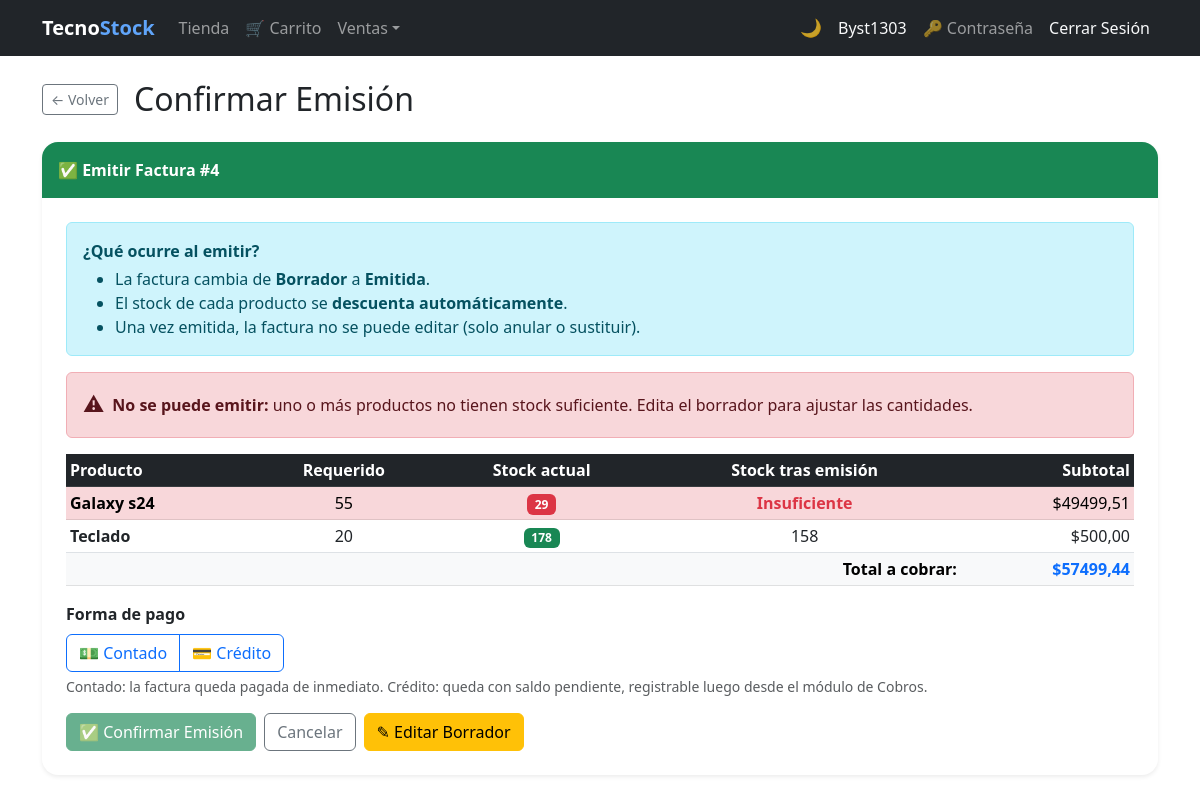
The page /invoices/4/confirm/ (signed in) on the database its author committed.
### billing/models.py (models this page shows, shortened)
class Invoice(models.Model):
    BORRADOR = 0
    EMITIDA  = 1
    ANULADA  = 2
    ESTADO_CHOICES = [
        (BORRADOR, 'Borrador'),
        (EMITIDA,  'Emitida'),
        (ANULADA,  'Anulada'),
    ]
    PENDIENTE = 'PENDIENTE'
    PAGADA    = 'PAGADA'
    ESTADO_COBRO_CHOICES = [
        (PENDIENTE, 'Pendiente'),
        (PAGADA,    'Pagada'),
    ]
    CONTADO = 'contado'
    CREDITO = 'credito'
    TIPO_PAGO_CHOICES = [
        (CONTADO, 'Contado'),
        (CREDITO, 'Crédito'),
    ]
    customer     = models.ForeignKey(Customer, on_delete=models.PROTECT, related_name='invoices')
    invoice_date = models.DateTimeField(auto_now_add=True)
    subtotal     = models.DecimalField(max_digits=12, decimal_places=2, default=0)
    tax          = models.DecimalField(max_digits=12, decimal_places=2, default=0)
    total        = models.DecimalField(max_digits=12, decimal_places=2, default=0)
    estado       = models.PositiveSmallIntegerField(
                       choices=ESTADO_CHOICES, default=BORRADOR, verbose_name='Estado')
    is_active    = models.BooleanField(default=True)
    PAYMENT_CHOICES = [('card', 'Tarjeta'), ('paypal', 'PayPal')]
    payment_method  = models.CharField(
                          max_length=10, choices=PAYMENT_CHOICES, null=True, blank=True,
                          verbose_name='Método de pago')
    paypal_order_id = models.CharField(max_length=64, null=True, blank=True)
    saldo        = models.DecimalField(
                       max_digits=12, decimal_places=2, default=0,
                       verbose_name='Saldo pendiente de cobro')
    estado_cobro = models.CharField(
                       max_length=10, choices=ESTADO_COBRO_CHOICES,
                       default=PENDIENTE, verbose_name='Estado de cobro')
    tipo_pago    = models.CharField(
                       max_length=10, choices=TIPO_PAGO_CHOICES,
                       default=CREDITO, verbose_name='Tipo de pago')
    class Meta:
        ordering = ['-invoice_date']
    @property
    def can_confirm(self):     return self.estado == self.BORRADOR

class InvoiceDetail(models.Model):
    invoice      = models.ForeignKey(Invoice, on_delete=models.CASCADE, related_name='details')
    product      = models.ForeignKey(Product, on_delete=models.PROTECT, related_name='invoice_details')
    quantity     = models.IntegerField(default=1, validators=[MinValueValidator(1)])
    unit_price   = models.DecimalField(max_digits=12, decimal_places=2)
    discount_pct = models.DecimalField(
        max_digits=5, decimal_places=2, default=0,
        verbose_name='Descuento (%)',
        validators=[MinValueValidator(Decimal('0')), MaxValueValidator(Decimal('100'))],
    )
    subtotal     = models.DecimalField(max_digits=12, decimal_places=2, default=0)
    tax_amount   = models.DecimalField(max_digits=12, decimal_places=2, default=0, verbose_name='IVA')

class Product(models.Model):
    name = models.CharField(max_length=200, verbose_name='Product Name')
    description = models.TextField(blank=True, null=True)
    brand = models.ForeignKey(Brand, on_delete=models.PROTECT, related_name='products')
    group = models.ForeignKey(ProductGroup, on_delete=models.PROTECT, related_name='products')
    suppliers = models.ManyToManyField(Supplier, related_name='products', blank=True)
    photo      = models.ImageField(upload_to='products/', blank=True, null=True, verbose_name='Foto')
    unit_price = models.DecimalField(max_digits=12, decimal_places=2)
    tax_rate   = models.DecimalField(
                     max_digits=5, decimal_places=4, default=Decimal('0.15'),
                     verbose_name='Tasa IVA',
                     validators=[MinValueValidator(Decimal('0')), MaxValueValidator(Decimal('1'))],
                 )
    stock = models.IntegerField(default=0)
    is_active = models.BooleanField(default=True)
    created_at = models.DateTimeField(auto_now_add=True)
    updated_at = models.DateTimeField(auto_now=True)
    class Meta:
        verbose_name = 'Product'
        verbose_name_plural = 'Products'
        ordering = ['name']

### billing/views.py (the view, shortened to what this page needs)
# urls.py: path('invoices/<int:pk>/confirm/', views.invoice_confirm, name='invoice_confirm'),
@login_required
def invoice_confirm(request, pk):
    invoice = get_object_or_404(Invoice, pk=pk)
    if not invoice.can_confirm:
        messages.error(request, 'Solo se puede emitir una factura en estado Borrador.')
        return redirect('billing:invoice_detail', pk=pk)
    details_with_status = [
        {
            'det': d,
            'ok': d.product.stock >= d.quantity,
            'low': d.product.stock == d.quantity,
            'remaining': d.product.stock - d.quantity,
        }
        for d in invoice.details.select_related('product').all()
    ]
    can_emit = all(row['ok'] for row in details_with_status)
    return render(request, 'billing/invoice_confirm_emit.html', {
        'invoice': invoice,
        'details_with_status': details_with_status,
        'can_emit': can_emit,
    })

### security/templatetags/security_tags.py (called while the page is built)
@register.filter(name='has_group')
def has_group(user, group_name):
    if not user.is_authenticated:
        return False
    if user.is_superuser:  # el superusuario ve todo
        return True
    return user.groups.filter(name=group_name).exists()

@register.filter(name='has_any_group')
def has_any_group(user):
    if not user.is_authenticated:
        return False
    if user.is_superuser:
        return True
    return user.groups.exists()

### billing/templates/billing/invoice_confirm_emit.html (shortened to what this page needs)
{% extends 'billing/base.html' %}
{% block content %}
<div class="d-flex align-items-center gap-3 mb-4">
  <a href="{% url 'billing:invoice_detail' invoice.pk %}" class="btn btn-outline-secondary btn-sm">&#8592; Volver</a>
  <h2 class="mb-0">Confirmar Emisión</h2>
</div>
<div class="card border-0 shadow-sm rounded-4 overflow-hidden mb-4">
  <div class="card-header border-0 py-3 bg-success">
    <span class="text-white fw-bold">&#9989; Emitir Factura #{{ invoice.id }}</span>
  </div>
  <div class="card-body p-4">
    <div class="alert alert-info">
      <strong>¿Qué ocurre al emitir?</strong>
      <ul class="mb-0 mt-1">
        <li>La factura cambia de <strong>Borrador</strong> a <strong>Emitida</strong>.</li>
        <li>El stock de cada producto se <strong>descuenta automáticamente</strong>.</li>
        <li>Una vez emitida, la factura no se puede editar (solo anular o sustituir).</li>
      </ul>
    </div>
    {% if not can_emit %}
    <div class="alert alert-danger d-flex align-items-center gap-2">
      <span class="emit-warn-icon">&#9888;</span>
      <div>
        <strong>No se puede emitir:</strong> uno o más productos no tienen stock suficiente.
        Edita el borrador para ajustar las cantidades.
      </div>
    </div>
    {% endif %}
    <table class="table table-sm table-hover mt-3">
      <thead class="table-dark">
        <tr>
          <th>Producto</th>
          <th class="text-center">Requerido</th>
          <th class="text-center">Stock actual</th>
          <th class="text-center">Stock tras emisión</th>
          <th class="text-end">Subtotal</th>
        </tr>
      </thead>
      <tbody>
        {% for row in details_with_status %}
        <tr class="{% if not row.ok %}table-danger{% elif row.low %}table-warning{% endif %}">
          <td class="fw-semibold">{{ row.det.product.name }}</td>
          <td class="text-center">{{ row.det.quantity }}</td>
          <td class="text-center">
            {% if not row.ok %}
              <span class="badge bg-danger">{{ row.det.product.stock }}</span>
            {% elif row.low %}
              <span class="badge bg-warning text-dark">{{ row.det.product.stock }}</span>
            {% else %}
              <span class="badge bg-success">{{ row.det.product.stock }}</span>
            {% endif %}
          </td>
          <td class="text-center">
            {% if not row.ok %}
              <span class="text-danger fw-bold">Insuficiente</span>
            {% else %}
              <span class="{% if row.remaining == 0 %}text-warning fw-semibold{% endif %}">
                {{ row.remaining }}
              </span>
            {% endif %}
          </td>
          <td class="text-end">${{ row.det.subtotal }}</td>
        </tr>
        {% endfor %}
      </tbody>
      <tfoot class="table-light">
        <tr>
          <td colspan="4" class="text-end fw-bold">Total a cobrar:</td>
          <td class="text-end fw-bold text-primary">${{ invoice.total }}</td>
        </tr>
      </tfoot>
    </table>
    <form method="post" class="mt-3">
      <div class="mb-3">
        <label class="form-label fw-semibold d-block">Forma de pago</label>
        <div class="btn-group" role="group" aria-label="Forma de pago">
          <label class="btn btn-outline-primary" for="tp-contado">&#128181; Contado</label>
          <label class="btn btn-outline-primary" for="tp-credito">&#128179; Crédito</label>
        </div>
        <div class="form-text">
          Contado: la factura queda pagada de inmediato. Crédito: queda con saldo pendiente,
          registrable luego desde el módulo de Cobros.
        </div>
      </div>
      <div class="d-flex gap-2">
        <button type="submit" class="btn btn-success" {% if not can_emit %}disabled{% endif %}>
          &#9989; Confirmar Emisión
        </button>
        <a href="{% url 'billing:invoice_detail' invoice.pk %}" class="btn btn-outline-secondary">Cancelar</a>
        {% if not can_emit %}
        <a href="{% url 'billing:invoice_update' invoice.pk %}" class="btn btn-warning">
          &#9998; Editar Borrador
        </a>
        {% endif %}
      </div>
    </form>
  </div>
</div>
{% endblock %}

### billing/templates/billing/base.html (shortened to what this page needs)
{% load security_tags %}
<!DOCTYPE html>
<html lang="es">
<head>
  <link href="https://cdn.jsdelivr.net/npm/bootstrap@5.3.0/dist/css/bootstrap.min.css" rel="stylesheet">
</head>
<body>
<nav class="navbar navbar-expand-lg navbar-dark bg-dark">
  <div class="container">
    <a class="navbar-brand fw-bold" href="{% url 'billing:home' %}">Tecno<span class="nav-brand-accent">Stock</span></a>
    <div class="collapse navbar-collapse" id="nav">
      <ul class="navbar-nav me-auto">
        {% if user.is_authenticated %}
        {% if user|has_group:'Cliente' %}
        <li class="nav-item"><a class="nav-link" href="{% url 'store:catalog' %}">Tienda</a></li>
        <li class="nav-item"><a class="nav-link" href="{% url 'store:cart' %}">&#128722; Carrito</a></li>
        {% endif %}
        <li class="nav-item dropdown">
          <a class="nav-link dropdown-toggle" href="#" role="button" data-bs-toggle="dropdown" aria-expanded="false">Ventas</a>
        </li>
        {% endif %}
      </ul>
      <ul class="navbar-nav align-items-center">
        <li class="nav-item"><button type="button" class="theme-toggle-btn" id="theme-toggle" onclick="toggleTheme()" title="Cambiar tema claro / oscuro"><span id="theme-icon">&#127769;</span></button></li>
        <li class="nav-item">{% if user.is_authenticated %}<a class="nav-link text-light" href="{% url 'billing:dashboard' %}">{{ user.username }}</a>{% endif %}</li>
        <li class="nav-item">{% if user.is_authenticated %}<a class="nav-link" href="{% url 'password_change' %}" title="Cambiar contraseña">&#128273; Contraseña</a>{% endif %}</li>
        <li class="nav-item">{% if user.is_authenticated %}<form method="post" action="{% url 'logout' %}" class="d-inline">{% csrf_token %}<button type="submit" class="nav-link btn btn-link text-light btn-nav-link">Cerrar Sesión</button></form>{% else %}<a class="nav-link" href="{% url 'login' %}">Iniciar Sesión</a>{% endif %}</li>
      </ul>
    </div>
  </div>
</nav>
<div class="container mt-4">
  {% block content %}{% endblock %}
</div>
</body>
</html>

### billing/templates/billing/base.html (style rules this page uses)
.btn-nav-link { text-decoration: none; }
.nav-brand-accent { color: #60a5fa; }
.theme-toggle-btn { background: none; border: none; cursor: pointer; font-size: 1.1rem; line-height: 1; padding: .375rem .5rem; border-radius: .375rem; transition: background .2s; color: rgba(255,255,255,.75); }

### billing/templates/billing/invoice_confirm_emit.html (style rules this page uses)
.emit-warn-icon { font-size: 1.3rem; }

### rows shown on the page
Invoice: id "4", total "57499,44"
InvoiceDetail: det.product.name "Galaxy s24", det.quantity "55", det.product.stock "29", shows "Insuficiente", det.subtotal "49499,51"
InvoiceDetail: det.product.name "Teclado", det.quantity "20", det.product.stock "178", remaining "158", det.subtotal "500,00"

### other values the page prints
{{ user.username }} "Byst1303"
